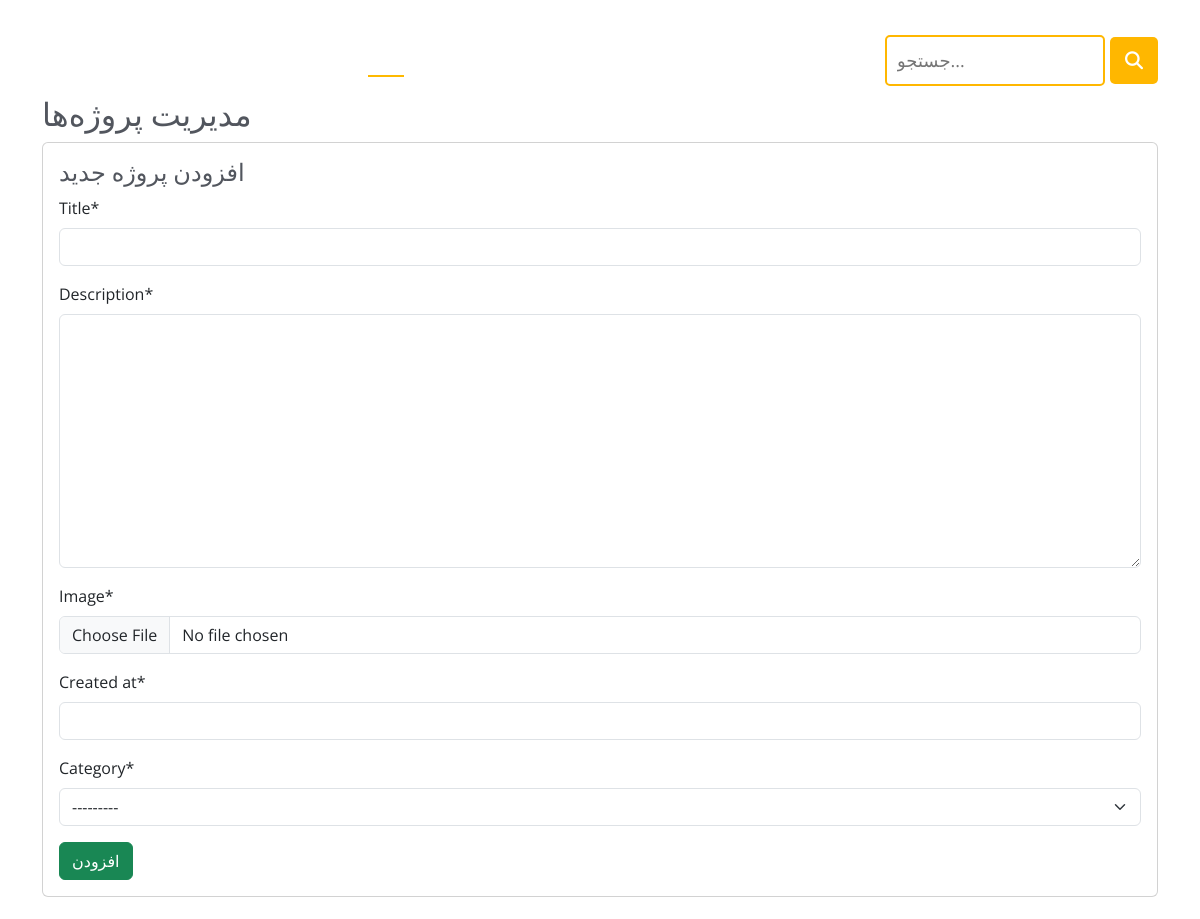
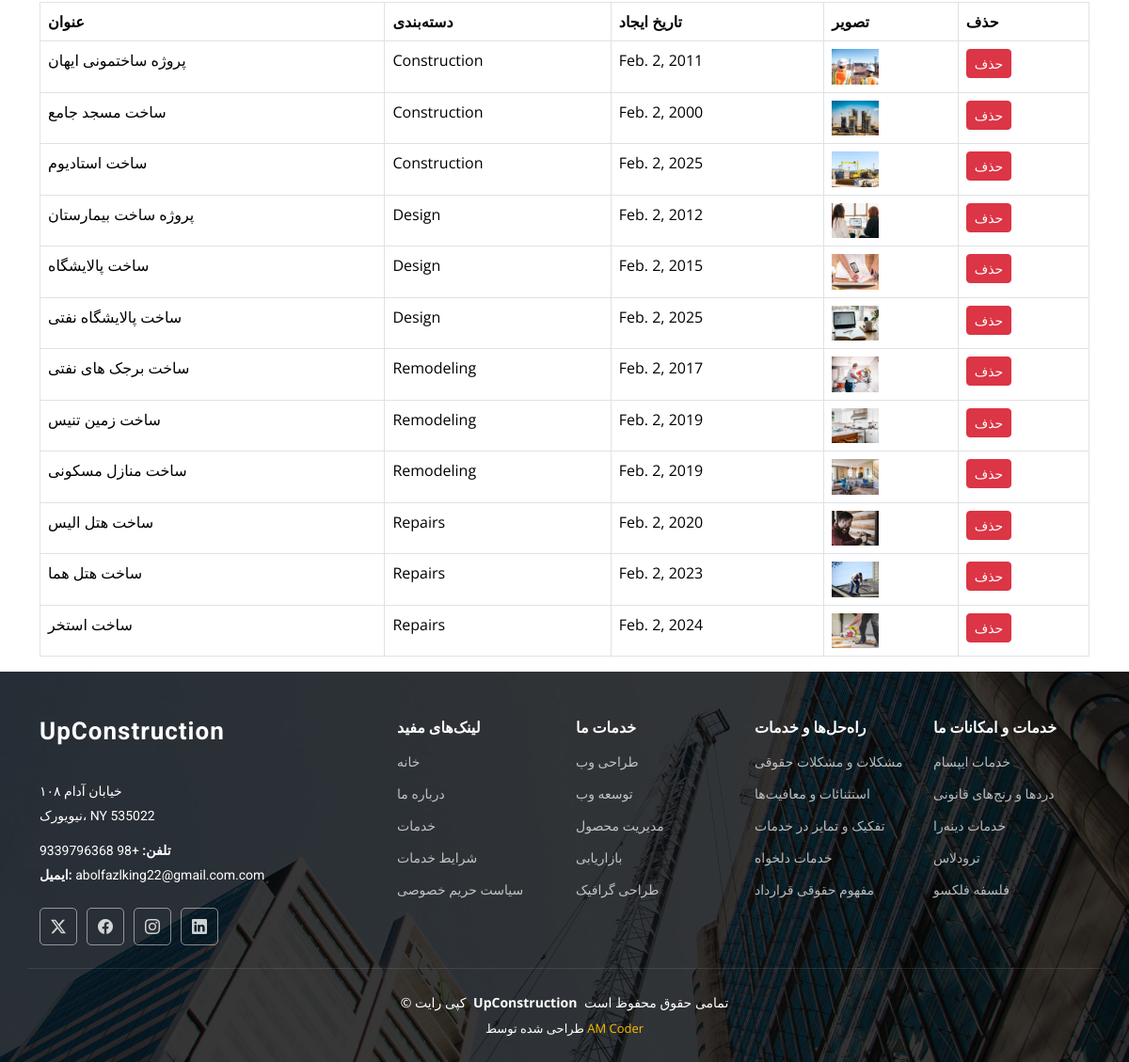
The app's page /management/ (signed in) with its own data (2 pictures, top to bottom).
### project/models.py (models this page shows, shortened)
class Project(models.Model):
    CATEGORY_CHOICES = [
        ('remodeling', 'Remodeling'),
        ('construction', 'Construction'),
        ('repairs', 'Repairs'),
        ('design', 'Design'),
    ]
    title = models.CharField(max_length=255,null=True)
    description = models.TextField(null=True)
    image = models.ImageField(upload_to='projects/',null=True)
    created_at = models.DateField(null=True)
    category = models.CharField(max_length=20, choices=CATEGORY_CHOICES, null=True)

### project/views.py (the view)
# urls.py: path('management/', project_management, name='project-management'),
@user_passes_test(is_superadmin)
def project_management(request):
    projects = Project.objects.all()
    if request.method == 'POST':
        form = ProjectForm(request.POST, request.FILES)
        if form.is_valid():
            form.save()
            messages.success(request, "✅ پروژه با موفقیت اضافه شد!")
            return redirect('project-management')
    else:
        form = ProjectForm()
    return render(request, 'admin_panel/project_management.html', {'projects': projects, 'form': form})

### project/forms.py
class ProjectForm(forms.ModelForm):
    class Meta:
        model = Project
        fields = ['title', 'description', 'image', 'created_at', 'category']

### project/views.py (called while the page is built)
def is_superadmin(user):
    return user.is_superuser

### project/templates/admin_panel/project_management.html (shortened to what this page needs)
{% extends "_base.html" %}
{% load crispy_forms_tags %}
{% block content %}
<br><br><br>
<div class="container mt-4">
    <h2>مدیریت پروژه‌ها</h2>
    <div class="card mb-4">
        <div class="card-body">
            <h4>افزودن پروژه جدید</h4>
            <form method="post" enctype="multipart/form-data">
                {{ form|crispy }}
                <button type="submit" class="btn btn-success">افزودن</button>
            </form>
        </div>
    </div>
    <table class="table table-bordered">
        <thead>
            <tr>
                <th>عنوان</th>
                <th>دسته‌بندی</th>
                <th>تاریخ ایجاد</th>
                <th>تصویر</th>
                <th>حذف</th>
            </tr>
        </thead>
        <tbody>
            {% for project in projects %}
                <tr>
                    <td>{{ project.title }}</td>
                    <td>{{ project.get_category_display }}</td>
                    <td>{{ project.created_at }}</td>
                    <td><img src="{{ project.image.url }}" width="50"></td>
                    <td>
                        <a href="{% url 'delete-project' project.id %}" class="btn btn-danger btn-sm">حذف</a>
                    </td>
                </tr>
            {% endfor %}
        </tbody>
    </table>
</div>
{% endblock %}

### templates/_base.html (shortened to what this page needs)
{% load static %}
<!DOCTYPE html>
<html lang="en">
<head>
  <link href="{% static 'assets/vendor/bootstrap/css/bootstrap.min.css' %}" rel="stylesheet">
  <link href="{% static 'assets/vendor/bootstrap-icons/bootstrap-icons.css' %}" rel="stylesheet">
  <link href="{% static 'assets/vendor/aos/aos.css' %}" rel="stylesheet">
  <link href="{% static 'assets/vendor/fontawesome-free/css/all.min.css' %}" rel="stylesheet">
  <link href="{% static 'assets/vendor/glightbox/css/glightbox.min.css' %}" rel="stylesheet">
  <link href="{% static 'assets/vendor/swiper/swiper-bundle.min.css' %}" rel="stylesheet">
  <link href="{% static 'assets/css/main.css' %}" rel="stylesheet">
</head>
<body class="index-page">
  <header id="header" class="header d-flex align-items-center fixed-top">
    <div class="container-fluid container-xl position-relative d-flex align-items-center justify-content-between">
      <a href="index.html" class="logo d-flex align-items-center">
        <h1 class="sitename">Wenet </h1>
      </a>
      <nav id="navmenu" class="navmenu">
        <ul>
          {% if user.is_authenticated %}
          <li><a href="{% url 'account_logout' %}" class="nav-item nav-link active">خروج</a></li>
          {% else %}
          <button class="btn"><a href="{% url 'account_login' %}" class="active">ورود</a></button>
          {% endif %}
          <li><a href="{% url 'home' %}">خانه</a></li>
          {% if user.is_authenticated  %}
          <li><a href="{% url 'project_chart' %}">چارت</a></li>
          {% endif %}
          <li><a href="{% url 'about' %}">درباره ما</a></li>
          {% if user.is_staff %}
          <a href="{% url 'project-management' %}" class="nav-item nav-link">مدیریت بلاگ</a>
          {% endif %}
          <li><a href="{% url 'project_list' %}">پروژه ها</a></li>
          <li><a href="{% url 'contact' %}" class="nav-item nav-link">تماس با ما</a></li>
          <li>
            <form action="{% url 'search' %}" method="get" class="search-form">
              <input type="text" name="query" placeholder="جستجو..." class="search-input">
              <button type="submit" class="search-button"><i class="fa fa-search"></i></button>
            </form>
          </li>
        </ul>
      </nav>
    </div>
  </header>
  {% block content %}
  {% endblock  %}
  <footer id="footer" class="footer dark-background">
    <div class="container footer-top">
      <div class="row gy-4">
        <div class="col-lg-4 col-md-6 footer-about">
          <a href="index.html" class="logo d-flex align-items-center">
            <span class="sitename">UpConstruction</span>
          </a>
          <div class="footer-contact pt-3">
            <p>خیابان آدام ۱۰۸</p>
            <p>نیویورک، NY 535022</p>
            <p class="mt-3"><strong>تلفن:</strong> <span>+98 9339796368</span></p>
            <p><strong>ایمیل:</strong> <span>abolfazlking22@gmail.com.com</span></p>
          </div>
          <div class="social-links d-flex mt-4">
            <a href=""><i class="bi bi-twitter-x"></i></a>
            <a href=""><i class="bi bi-facebook"></i></a>
            <a href=""><i class="bi bi-instagram"></i></a>
            <a href=""><i class="bi bi-linkedin"></i></a>
          </div>
        </div>
        <div class="col-lg-2 col-md-3 footer-links">
          <h4>لینک‌های مفید</h4>
          <ul>
            <li><a href="{% url 'home' %}">خانه</a></li>
            <li><a href="{% url 'about' %}">درباره ما</a></li>
            <li><a href="#">خدمات</a></li>
            <li><a href="#">شرایط خدمات</a></li>
            <li><a href="#">سیاست حریم خصوصی</a></li>
          </ul>
        </div>
        <div class="col-lg-2 col-md-3 footer-links">
          <h4>خدمات ما</h4>
          <ul>
            <li><a href="#">طراحی وب</a></li>
            <li><a href="#">توسعه وب</a></li>
            <li><a href="#">مدیریت محصول</a></li>
            <li><a href="#">بازاریابی</a></li>
            <li><a href="#">طراحی گرافیک</a></li>
          </ul>
        </div>
        <div class="col-lg-2 col-md-3 footer-links">
          <h4>راه‌حل‌ها و خدمات</h4>
          <ul>
            <li><a href="#">مشکلات و مشکلات حقوقی</a></li>
            <li><a href="#">استثنائات و معافیت‌ها</a></li>
            <li><a href="#">تفکیک و تمایز در خدمات</a></li>
            <li><a href="#">خدمات دلخواه</a></li>
            <li><a href="#">مفهوم حقوقی قرارداد</a></li>
          </ul>
        </div>
        <div class="col-lg-2 col-md-3 footer-links">
          <h4>خدمات و امکانات ما</h4>
          <ul>
            <li><a href="#">خدمات ایپسام</a></li>
            <li><a href="#">دردها و رنج‌های قانونی</a></li>
            <li><a href="#">خدمات دینه‌را</a></li>
            <li><a href="#">ترودلاس</a></li>
            <li><a href="#">فلسفه فلکسو</a></li>
          </ul>
        </div>
      </div>
    </div>
    <div class="container copyright text-center mt-4">
      <p>© <span>کپی رایت</span> <strong class="px-1 sitename">UpConstruction</strong> <span>تمامی حقوق محفوظ است</span></p>
      <div class="credits">
        طراحی شده توسط <a href="#">AM Coder</a>
      </div>
    </div>
  </footer>
</body>
</html>

### templates/_base.html (style rules this page uses)
.search-form { display: flex; align-items: center; gap: 5px; }
.search-input { font-size: 18px; padding: 10px; border: 2px solid #ffb700; border-radius: 5px; width: 220px; }
.search-button { background-color: #ffb700; color: white; border: none; padding: 10px 15px; font-size: 18px; border-radius: 5px; cursor: pointer; }

### records on screen
Project: title "پروژه ساختمونی ایهان", category "Construction", created_at "Feb. 2, 2011", image (picture)
Project: title "ساخت مسجد جامع", category "Construction", created_at "Feb. 2, 2000", image (picture)
Project: title "ساخت استادیوم", category "Construction", created_at "Feb. 2, 2025", image (picture)
Project: title "پروژه ساخت بیمارستان", category "Design", created_at "Feb. 2, 2012", image (picture)
Project: title "ساخت پالایشگاه", category "Design", created_at "Feb. 2, 2015", image (picture)
Project: title "ساخت پالایشگاه نفتی", category "Design", created_at "Feb. 2, 2025", image (picture)
Project: title "ساخت برجک های نفتی", category "Remodeling", created_at "Feb. 2, 2017", image (picture)
Project: title "ساخت زمین تنیس", category "Remodeling", created_at "Feb. 2, 2019", image (picture)
Project: title "ساخت منازل مسکونی", category "Remodeling", created_at "Feb. 2, 2019", image (picture)
Project: title "ساخت هتل الیس", category "Repairs", created_at "Feb. 2, 2020", image (picture)
Project: title "ساخت هتل هما", category "Repairs", created_at "Feb. 2, 2023", image (picture)
Project: title "ساخت استخر", category "Repairs", created_at "Feb. 2, 2024", image (picture)
